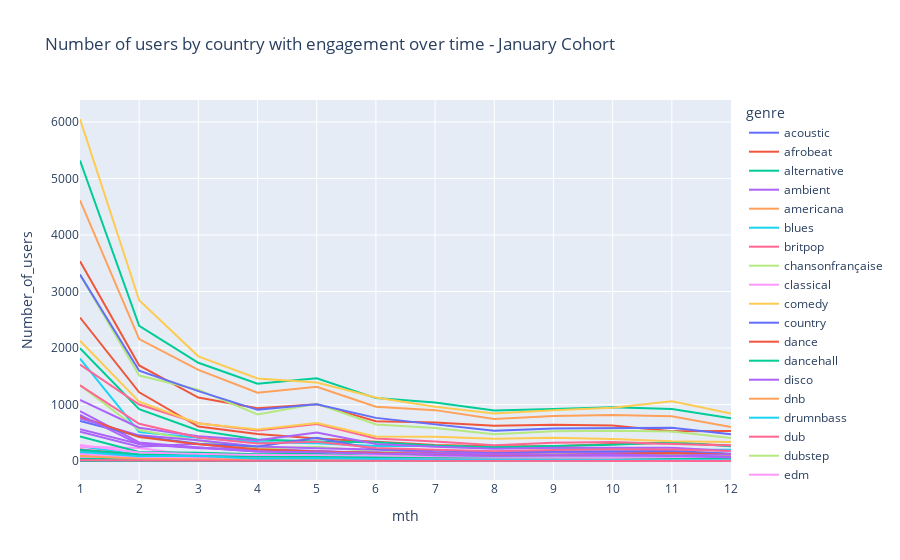

Source (notebook cell):
### Code cell
fig = px.line(df_genre, x='mth', y='Number_of_users', color='genre', title = 'Number of users by country with engagement over time - January Cohort')
fig.update_xaxes(dtick = 1)
fig.show(renderer="svg")

### Figure 1 — Plotly figure (JSON) as saved in the notebook; plotly's stock layout.template omitted (floating-point values rounded to 4 significant figures)
{"data": [{"hovertemplate": "genre=acoustic<br>mth=%{x}<br>Number_of_users=%{y}<extra></extra>", "legendgroup": "acoustic", "line": {"color": "#636efa", "dash": "solid"}, "marker": {"symbol": "circle"}, "mode": "lines", "name": "acoustic", "orientation": "v", "showlegend": true, "type": "scatter", "x": [1, 2, 3, 4, 5, 6, 7, 8, 9, 10, 11, 12], "xaxis": "x", "y": [43, 16, 30, 20, 7, 10, 8, 6, 4, 10, 8, 3], "yaxis": "y"}, {"hovertemplate": "genre=afrobeat<br>mth=%{x}<br>Number_of_users=%{y}<extra></extra>", "legendgroup": "afrobeat", "line": {"color": "#EF553B", "dash": "solid"}, "marker": {"symbol": "circle"}, "mode": "lines", "name": "afrobeat", "orientation": "v", "showlegend": true, "type": "scatter", "x": [1, 2, 3, 4, 5, 6, 7, 8, 9, 10, 11, 12], "xaxis": "x", "y": [177, 85, 63, 34, 27, 27, 24, 20, 24, 31, 29, 30], "yaxis": "y"}, {"hovertemplate": "genre=alternative<br>mth=%{x}<br>Number_of_users=%{y}<extra></extra>", "legendgroup": "alternative", "line": {"color": "#00cc96", "dash": "solid"}, "marker": {"symbol": "circle"}, "mode": "lines", "name": "alternative", "orientation": "v", "showlegend": true, "type": "scatter", "x": [1, 2, 3, 4, 5, 6, 7, 8, 9, 10, 11, 12], "xaxis": "x", "y": [5317, 2393, 1739, 1367, 1466, 1114, 1036, 893, 919, 954, 923, 755], "yaxis": "y"}, {"hovertemplate": "genre=ambient<br>mth=%{x}<br>Number_of_users=%{y}<extra></extra>", "legendgroup": "ambient", "line": {"color": "#ab63fa", "dash": "solid"}, "marker": {"symbol": "circle"}, "mode": "lines", "name": "ambient", "orientation": "v", "showlegend": true, "type": "scatter", "x": [1, 2, 3, 4, 5, 6, 7, 8, 9, 10, 11, 12], "xaxis": "x", "y": [62, 29, 45, 28, 19, 10, 13, 14, 13, 9, 7, 5], "yaxis": "y"}, {"hovertemplate": "genre=americana<br>mth=%{x}<br>Number_of_users=%{y}<extra></extra>", "legendgroup": "americana", "line": {"color": "#FFA15A", "dash": "solid"}, "marker": {"symbol": "circle"}, "mode": "lines", "name": "americana", "orientation": "v", "showlegend": true, "type": "scatter", "x": [1, 2, 3, 4, 5, 6, 7, 8, 9, 10, 11, 12], "xaxis": "x", "y": [23, 15, 13, 13, 12, 7, 6, 6, 8, 4, 4, 4], "yaxis": "y"}, {"hovertemplate": "genre=blues<br>mth=%{x}<br>Number_of_users=%{y}<extra></extra>", "legendgroup": "blues", "line": {"color": "#19d3f3", "dash": "solid"}, "marker": {"symbol": "circle"}, "mode": "lines", "name": "blues", "orientation": "v", "showlegend": true, "type": "scatter", "x": [1, 2, 3, 4, 5, 6, 7, 8, 9, 10, 11, 12], "xaxis": "x", "y": [261, 113, 100, 65, 66, 56, 52, 37, 39, 46, 59, 50], "yaxis": "y"}, {"hovertemplate": "genre=britpop<br>mth=%{x}<br>Number_of_users=%{y}<extra></extra>", "legendgroup": "britpop", "line": {"color": "#FF6692", "dash": "solid"}, "marker": {"symbol": "circle"}, "mode": "lines", "name": "britpop", "orientation": "v", "showlegend": true, "type": "scatter", "x": [1, 2, 3, 4, 11], "xaxis": "x", "y": [2, 1, 1, 2, 1], "yaxis": "y"}, {"hovertemplate": "genre=chansonfrançaise<br>mth=%{x}<br>Number_of_users=%{y}<extra></extra>", "legendgroup": "chansonfrançaise", "line": {"color": "#B6E880", "dash": "solid"}, "marker": {"symbol": "circle"}, "mode": "lines", "name": "chansonfrançaise", "orientation": "v", "showlegend": true, "type": "scatter", "x": [1, 2], "xaxis": "x", "y": [1, 1], "yaxis": "y"}, {"hovertemplate": "genre=classical<br>mth=%{x}<br>Number_of_users=%{y}<extra></extra>", "legendgroup": "classical", "line": {"color": "#FF97FF", "dash": "solid"}, "marker": {"symbol": "circle"}, "mode": "lines", "name": "classical", "orientation": "v", "showlegend": true, "type": "scatter", "x": [1, 2, 3, 4, 5, 6, 7, 8, 9, 10, 11, 12], "xaxis": "x", "y": [47, 24, 24, 17, 8, 8, 4, 6, 4, 8, 8, 6], "yaxis": "y"}, {"hovertemplate": "genre=comedy<br>mth=%{x}<br>Number_of_users=%{y}<extra></extra>", "legendgroup": "comedy", "line": {"color": "#FECB52", "dash": "solid"}, "marker": {"symbol": "circle"}, "mode": "lines", "name": "comedy", "orientation": "v", "showlegend": true, "type": "scatter", "x": [1, 2, 3, 4, 5, 6, 7, 8, 10], "xaxis": "x", "y": [14, 8, 9, 10, 5, 2, 1, 1, 2], "yaxis": "y"}, {"hovertemplate": "genre=country<br>mth=%{x}<br>Number_of_users=%{y}<extra></extra>", "legendgroup": "country", "line": {"color": "#636efa", "dash": "solid"}, "marker": {"symbol": "circle"}, "mode": "lines", "name": "country", "orientation": "v", "showlegend": true, "type": "scatter", "x": [1, 2, 3, 4, 5, 6, 7, 8, 9, 10, 11, 12], "xaxis": "x", "y": [47, 23, 22, 26, 19, 12, 9, 9, 17, 11, 10, 8], "yaxis": "y"}, {"hovertemplate": "genre=dance<br>mth=%{x}<br>Number_of_users=%{y}<extra></extra>", "legendgroup": "dance", "line": {"color": "#EF553B", "dash": "solid"}, "marker": {"symbol": "circle"}, "mode": "lines", "name": "dance", "orientation": "v", "showlegend": true, "type": "scatter", "x": [1, 2, 3, 4, 5, 6, 7, 8, 9, 10, 11, 12], "xaxis": "x", "y": [2540, 1216, 611, 477, 400, 344, 285, 263, 263, 300, 321, 275], "yaxis": "y"}, {"hovertemplate": "genre=dancehall<br>mth=%{x}<br>Number_of_users=%{y}<extra></extra>", "legendgroup": "dancehall", "line": {"color": "#00cc96", "dash": "solid"}, "marker": {"symbol": "circle"}, "mode": "lines", "name": "dancehall", "orientation": "v", "showlegend": true, "type": "scatter", "x": [1, 2, 3, 4, 5, 6, 7, 8, 9, 10, 11, 12], "xaxis": "x", "y": [29, 11, 5, 4, 1, 3, 2, 1, 1, 2, 1, 2], "yaxis": "y"}, {"hovertemplate": "genre=disco<br>mth=%{x}<br>Number_of_users=%{y}<extra></extra>", "legendgroup": "disco", "line": {"color": "#ab63fa", "dash": "solid"}, "marker": {"symbol": "circle"}, "mode": "lines", "name": "disco", "orientation": "v", "showlegend": true, "type": "scatter", "x": [1, 2, 3, 4, 5, 6, 7, 8, 9, 10, 11, 12], "xaxis": "x", "y": [883, 329, 239, 170, 173, 136, 97, 92, 99, 104, 111, 102], "yaxis": "y"}, {"hovertemplate": "genre=dnb<br>mth=%{x}<br>Number_of_users=%{y}<extra></extra>", "legendgroup": "dnb", "line": {"color": "#FFA15A", "dash": "solid"}, "marker": {"symbol": "circle"}, "mode": "lines", "name": "dnb", "orientation": "v", "showlegend": true, "type": "scatter", "x": [1, 2, 3, 4, 5, 6, 7, 8, 9, 10, 11, 12], "xaxis": "x", "y": [21, 6, 3, 2, 6, 2, 3, 4, 4, 3, 1, 1], "yaxis": "y"}, {"hovertemplate": "genre=drumnbass<br>mth=%{x}<br>Number_of_users=%{y}<extra></extra>", "legendgroup": "drumnbass", "line": {"color": "#19d3f3", "dash": "solid"}, "marker": {"symbol": "circle"}, "mode": "lines", "name": "drumnbass", "orientation": "v", "showlegend": true, "type": "scatter", "x": [1, 2, 3, 4, 5, 6, 7, 8, 9, 10, 11, 12], "xaxis": "x", "y": [88, 52, 23, 19, 22, 13, 14, 13, 17, 14, 13, 13], "yaxis": "y"}, {"hovertemplate": "genre=dub<br>mth=%{x}<br>Number_of_users=%{y}<extra></extra>", "legendgroup": "dub", "line": {"color": "#FF6692", "dash": "solid"}, "marker": {"symbol": "circle"}, "mode": "lines", "name": "dub", "orientation": "v", "showlegend": true, "type": "scatter", "x": [1, 2, 3, 4, 5, 6, 7, 8, 9, 10, 11, 12], "xaxis": "x", "y": [72, 35, 23, 6, 9, 7, 8, 9, 9, 8, 5, 7], "yaxis": "y"}, {"hovertemplate": "genre=dubstep<br>mth=%{x}<br>Number_of_users=%{y}<extra></extra>", "legendgroup": "dubstep", "line": {"color": "#B6E880", "dash": "solid"}, "marker": {"symbol": "circle"}, "mode": "lines", "name": "dubstep", "orientation": "v", "showlegend": true, "type": "scatter", "x": [1, 2, 3, 4, 5, 6, 7, 8, 9, 10, 11, 12], "xaxis": "x", "y": [38, 29, 16, 8, 4, 4, 7, 5, 5, 5, 9, 7], "yaxis": "y"}, {"hovertemplate": "genre=edm<br>mth=%{x}<br>Number_of_users=%{y}<extra></extra>", "legendgroup": "edm", "line": {"color": "#FF97FF", "dash": "solid"}, "marker": {"symbol": "circle"}, "mode": "lines", "name": "edm", "orientation": "v", "showlegend": true, "type": "scatter", "x": [1, 2, 3, 4, 5, 6, 7, 8, 9, 10, 11, 12], "xaxis": "x", "y": [251, 230, 90, 75, 67, 70, 68, 56, 56, 60, 72, 51], "yaxis": "y"}, {"hovertemplate": "genre=electronic<br>mth=%{x}<br>Number_of_users=%{y}<extra></extra>", "legendgroup": "electronic", "line": {"color": "#FECB52", "dash": "solid"}, "marker": {"symbol": "circle"}, "mode": "lines", "name": "electronic", "orientation": "v", "showlegend": true, "type": "scatter", "x": [1, 2, 3, 4, 5, 6, 7, 8, 9, 10, 11, 12], "xaxis": "x", "y": [6052, 2845, 1853, 1462, 1389, 1123, 961, 841, 899, 942, 1057, 843], "yaxis": "y"}, {"hovertemplate": "genre=emo<br>mth=%{x}<br>Number_of_users=%{y}<extra></extra>", "legendgroup": "emo", "line": {"color": "#636efa", "dash": "solid"}, "marker": {"symbol": "circle"}, "mode": "lines", "name": "emo", "orientation": "v", "showlegend": true, "type": "scatter", "x": [1, 2, 3, 4, 5, 6, 7, 8, 9, 10, 11, 12], "xaxis": "x", "y": [86, 49, 22, 47, 19, 23, 8, 10, 7, 8, 8, 6], "yaxis": "y"}, {"hovertemplate": "genre=exhibition<br>mth=%{x}<br>Number_of_users=%{y}<extra></extra>", "legendgroup": "exhibition", "line": {"color": "#EF553B", "dash": "solid"}, "marker": {"symbol": "circle"}, "mode": "lines", "name": "exhibition", "orientation": "v", "showlegend": true, "type": "scatter", "x": [1, 2], "xaxis": "x", "y": [1, 1], "yaxis": "y"}, {"hovertemplate": "genre=experimental<br>mth=%{x}<br>Number_of_users=%{y}<extra></extra>", "legendgroup": "experimental", "line": {"color": "#00cc96", "dash": "solid"}, "marker": {"symbol": "circle"}, "mode": "lines", "name": "experimental", "orientation": "v", "showlegend": true, "type": "scatter", "x": [1, 2, 3, 4, 5, 6, 7, 8, 9, 10, 11, 12], "xaxis": "x", "y": [435, 160, 146, 122, 128, 91, 85, 70, 87, 109, 102, 85], "yaxis": "y"}, {"hovertemplate": "genre=folk<br>mth=%{x}<br>Number_of_users=%{y}<extra></extra>", "legendgroup": "folk", "line": {"color": "#ab63fa", "dash": "solid"}, "marker": {"symbol": "circle"}, "mode": "lines", "name": "folk", "orientation": "v", "showlegend": true, "type": "scatter", "x": [1, 2, 3, 4, 5, 6, 7, 8, 9, 10, 11, 12], "xaxis": "x", "y": [563, 302, 226, 214, 178, 138, 122, 103, 101, 103, 91, 83], "yaxis": "y"}, {"hovertemplate": "genre=folkpop<br>mth=%{x}<br>Number_of_users=%{y}<extra></extra>", "legendgroup": "folkpop", "line": {"color": "#FFA15A", "dash": "solid"}, "marker": {"symbol": "circle"}, "mode": "lines", "name": "folkpop", "orientation": "v", "showlegend": true, "type": "scatter", "x": [1, 2, 3, 4, 5, 6, 7, 8, 9, 10, 11, 12], "xaxis": "x", "y": [20, 9, 10, 8, 6, 6, 4, 2, 2, 2, 5, 4], "yaxis": "y"}, {"hovertemplate": "genre=funk<br>mth=%{x}<br>Number_of_users=%{y}<extra></extra>", "legendgroup": "funk", "line": {"color": "#19d3f3", "dash": "solid"}, "marker": {"symbol": "circle"}, "mode": "lines", "name": "funk", "orientation": "v", "showlegend": true, "type": "scatter", "x": [1, 2, 3, 4, 5, 6, 7, 8, 9, 10, 11, 12], "xaxis": "x", "y": [1811, 513, 411, 339, 313, 267, 269, 242, 236, 216, 198, 202], "yaxis": "y"}, {"hovertemplate": "genre=garage<br>mth=%{x}<br>Number_of_users=%{y}<extra></extra>", "legendgroup": "garage", "line": {"color": "#FF6692", "dash": "solid"}, "marker": {"symbol": "circle"}, "mode": "lines", "name": "garage", "orientation": "v", "showlegend": true, "type": "scatter", "x": [1, 2, 3, 4, 5, 6, 7, 8, 9, 10, 11, 12], "xaxis": "x", "y": [210, 106, 76, 39, 38, 30, 22, 23, 20, 30, 29, 24], "yaxis": "y"}, {"hovertemplate": "genre=gospel<br>mth=%{x}<br>Number_of_users=%{y}<extra></extra>", "legendgroup": "gospel", "line": {"color": "#B6E880", "dash": "solid"}, "marker": {"symbol": "circle"}, "mode": "lines", "name": "gospel", "orientation": "v", "showlegend": true, "type": "scatter", "x": [1, 3, 9, 10], "xaxis": "x", "y": [1, 1, 1, 1], "yaxis": "y"}, {"hovertemplate": "genre=grime<br>mth=%{x}<br>Number_of_users=%{y}<extra></extra>", "legendgroup": "grime", "line": {"color": "#FF97FF", "dash": "solid"}, "marker": {"symbol": "circle"}, "mode": "lines", "name": "grime", "orientation": "v", "showlegend": true, "type": "scatter", "x": [1, 2, 3, 4, 5, 6, 7, 8, 9, 10, 11, 12], "xaxis": "x", "y": [286, 151, 124, 106, 104, 88, 74, 62, 68, 67, 60, 51], "yaxis": "y"}, {"hovertemplate": "genre=grunge<br>mth=%{x}<br>Number_of_users=%{y}<extra></extra>", "legendgroup": "grunge", "line": {"color": "#FECB52", "dash": "solid"}, "marker": {"symbol": "circle"}, "mode": "lines", "name": "grunge", "orientation": "v", "showlegend": true, "type": "scatter", "x": [1, 2, 3, 4, 5, 6, 7, 8, 9, 10, 11, 12], "xaxis": "x", "y": [52, 19, 20, 11, 11, 10, 6, 5, 5, 8, 6, 3], "yaxis": "y"}, {"hovertemplate": "genre=hardcore<br>mth=%{x}<br>Number_of_users=%{y}<extra></extra>", "legendgroup": "hardcore", "line": {"color": "#636efa", "dash": "solid"}, "marker": {"symbol": "circle"}, "mode": "lines", "name": "hardcore", "orientation": "v", "showlegend": true, "type": "scatter", "x": [1, 2, 3, 4, 5, 6, 7, 8, 9, 10, 11, 12], "xaxis": "x", "y": [123, 50, 28, 39, 22, 22, 16, 14, 21, 10, 12, 9], "yaxis": "y"}, {"hovertemplate": "genre=hiphop<br>mth=%{x}<br>Number_of_users=%{y}<extra></extra>", "legendgroup": "hiphop", "line": {"color": "#EF553B", "dash": "solid"}, "marker": {"symbol": "circle"}, "mode": "lines", "name": "hiphop", "orientation": "v", "showlegend": true, "type": "scatter", "x": [1, 2, 3, 4, 5, 6, 7, 8, 9, 10, 11, 12], "xaxis": "x", "y": [3537, 1692, 1124, 936, 1007, 704, 684, 626, 644, 628, 528, 531], "yaxis": "y"}, {"hovertemplate": "genre=house<br>mth=%{x}<br>Number_of_users=%{y}<extra></extra>", "legendgroup": "house", "line": {"color": "#00cc96", "dash": "solid"}, "marker": {"symbol": "circle"}, "mode": "lines", "name": "house", "orientation": "v", "showlegend": true, "type": "scatter", "x": [1, 2, 3, 4, 5, 6, 7, 8, 9, 10, 11, 12], "xaxis": "x", "y": [1997, 918, 542, 381, 347, 332, 273, 246, 268, 290, 332, 263], "yaxis": "y"}, {"hovertemplate": "genre=improv<br>mth=%{x}<br>Number_of_users=%{y}<extra></extra>", "legendgroup": "improv", "line": {"color": "#ab63fa", "dash": "solid"}, "marker": {"symbol": "circle"}, "mode": "lines", "name": "improv", "orientation": "v", "showlegend": true, "type": "scatter", "x": [1, 2, 3, 5, 6, 8, 10], "xaxis": "x", "y": [4, 3, 4, 2, 1, 1, 1], "yaxis": "y"}, {"hovertemplate": "genre=indie<br>mth=%{x}<br>Number_of_users=%{y}<extra></extra>", "legendgroup": "indie", "line": {"color": "#FFA15A", "dash": "solid"}, "marker": {"symbol": "circle"}, "mode": "lines", "name": "indie", "orientation": "v", "showlegend": true, "type": "scatter", "x": [1, 2, 3, 4, 5, 6, 7, 8, 9, 10, 11, 12], "xaxis": "x", "y": [4614, 2159, 1612, 1209, 1316, 960, 901, 745, 795, 814, 791, 603], "yaxis": "y"}, {"hovertemplate": "genre=industrial<br>mth=%{x}<br>Number_of_users=%{y}<extra></extra>", "legendgroup": "industrial", "line": {"color": "#19d3f3", "dash": "solid"}, "marker": {"symbol": "circle"}, "mode": "lines", "name": "industrial", "orientation": "v", "showlegend": true, "type": "scatter", "x": [1, 3, 5, 6, 7, 8, 9, 10, 11, 12], "xaxis": "x", "y": [2, 1, 1, 1, 1, 1, 1, 1, 1, 1], "yaxis": "y"}, {"hovertemplate": "genre=instrumental<br>mth=%{x}<br>Number_of_users=%{y}<extra></extra>", "legendgroup": "instrumental", "line": {"color": "#FF6692", "dash": "solid"}, "marker": {"symbol": "circle"}, "mode": "lines", "name": "instrumental", "orientation": "v", "showlegend": true, "type": "scatter", "x": [1, 2, 3, 4, 5, 6, 7, 8, 9, 10, 11, 12], "xaxis": "x", "y": [39, 21, 32, 20, 11, 10, 14, 10, 12, 17, 11, 14], "yaxis": "y"}, {"hovertemplate": "genre=jazz<br>mth=%{x}<br>Number_of_users=%{y}<extra></extra>", "legendgroup": "jazz", "line": {"color": "#B6E880", "dash": "solid"}, "marker": {"symbol": "circle"}, "mode": "lines", "name": "jazz", "orientation": "v", "showlegend": true, "type": "scatter", "x": [1, 2, 3, 4, 5, 6, 7, 8, 9, 10, 11, 12], "xaxis": "x", "y": [1343, 548, 357, 221, 254, 170, 146, 127, 121, 125, 133, 109], "yaxis": "y"}, {"hovertemplate": "genre=jungle<br>mth=%{x}<br>Number_of_users=%{y}<extra></extra>", "legendgroup": "jungle", "line": {"color": "#FF97FF", "dash": "solid"}, "marker": {"symbol": "circle"}, "mode": "lines", "name": "jungle", "orientation": "v", "showlegend": true, "type": "scatter", "x": [1, 2, 3, 4, 5, 6, 7, 8, 9, 10, 11, 12], "xaxis": "x", "y": [121, 59, 22, 16, 14, 12, 12, 10, 13, 14, 18, 12], "yaxis": "y"}, {"hovertemplate": "genre=krautrock<br>mth=%{x}<br>Number_of_users=%{y}<extra></extra>", "legendgroup": "krautrock", "line": {"color": "#FECB52", "dash": "solid"}, "marker": {"symbol": "circle"}, "mode": "lines", "name": "krautrock", "orientation": "v", "showlegend": true, "type": "scatter", "x": [1, 2, 3, 4, 5, 6, 8, 9, 10, 11, 12], "xaxis": "x", "y": [9, 1, 4, 3, 2, 3, 1, 2, 1, 2, 1], "yaxis": "y"}, {"hovertemplate": "genre=latin<br>mth=%{x}<br>Number_of_users=%{y}<extra></extra>", "legendgroup": "latin", "line": {"color": "#636efa", "dash": "solid"}, "marker": {"symbol": "circle"}, "mode": "lines", "name": "latin", "orientation": "v", "showlegend": true, "type": "scatter", "x": [1, 2, 3, 4, 5, 6, 7, 8, 9, 10, 11, 12], "xaxis": "x", "y": [199, 87, 78, 47, 33, 23, 31, 19, 24, 31, 29, 26], "yaxis": "y"}, {"hovertemplate": "genre=lgbtq<br>mth=%{x}<br>Number_of_users=%{y}<extra></extra>", "legendgroup": "lgbtq", "line": {"color": "#EF553B", "dash": "solid"}, "marker": {"symbol": "circle"}, "mode": "lines", "name": "lgbtq", "orientation": "v", "showlegend": true, "type": "scatter", "x": [1, 2, 3, 4, 5, 6, 7, 8, 9, 10, 11, 12], "xaxis": "x", "y": [8, 3, 4, 3, 3, 6, 1, 1, 1, 2, 1, 2], "yaxis": "y"}, {"hovertemplate": "genre=mathrock<br>mth=%{x}<br>Number_of_users=%{y}<extra></extra>", "legendgroup": "mathrock", "line": {"color": "#00cc96", "dash": "solid"}, "marker": {"symbol": "circle"}, "mode": "lines", "name": "mathrock", "orientation": "v", "showlegend": true, "type": "scatter", "x": [1, 2, 3, 4, 5, 6, 7, 8, 9, 10, 11, 12], "xaxis": "x", "y": [14, 10, 10, 5, 4, 3, 2, 1, 3, 3, 5, 2], "yaxis": "y"}, {"hovertemplate": "genre=metal<br>mth=%{x}<br>Number_of_users=%{y}<extra></extra>", "legendgroup": "metal", "line": {"color": "#ab63fa", "dash": "solid"}, "marker": {"symbol": "circle"}, "mode": "lines", "name": "metal", "orientation": "v", "showlegend": true, "type": "scatter", "x": [1, 2, 3, 4, 5, 6, 7, 8, 9, 10, 11, 12], "xaxis": "x", "y": [754, 455, 367, 259, 226, 205, 157, 137, 154, 161, 143, 126], "yaxis": "y"}, {"hovertemplate": "genre=musical<br>mth=%{x}<br>Number_of_users=%{y}<extra></extra>", "legendgroup": "musical", "line": {"color": "#FFA15A", "dash": "solid"}, "marker": {"symbol": "circle"}, "mode": "lines", "name": "musical", "orientation": "v", "showlegend": true, "type": "scatter", "x": [1, 2, 3, 4, 5, 6, 7, 8, 9, 10, 11, 12], "xaxis": "x", "y": [106, 69, 94, 31, 32, 31, 29, 20, 22, 20, 26, 21], "yaxis": "y"}, {"hovertemplate": "genre=newwave<br>mth=%{x}<br>Number_of_users=%{y}<extra></extra>", "legendgroup": "newwave", "line": {"color": "#19d3f3", "dash": "solid"}, "marker": {"symbol": "circle"}, "mode": "lines", "name": "newwave", "orientation": "v", "showlegend": true, "type": "scatter", "x": [1, 2, 3, 11], "xaxis": "x", "y": [1, 1, 1, 1], "yaxis": "y"}, {"hovertemplate": "genre=northernsoul<br>mth=%{x}<br>Number_of_users=%{y}<extra></extra>", "legendgroup": "northernsoul", "line": {"color": "#FF6692", "dash": "solid"}, "marker": {"symbol": "circle"}, "mode": "lines", "name": "northernsoul", "orientation": "v", "showlegend": true, "type": "scatter", "x": [1, 2, 3, 4, 5, 6, 7, 8, 9, 10, 11, 12], "xaxis": "x", "y": [2, 1, 1, 1, 1, 1, 1, 1, 1, 1, 1, 1], "yaxis": "y"}, {"hovertemplate": "genre=pop<br>mth=%{x}<br>Number_of_users=%{y}<extra></extra>", "legendgroup": "pop", "line": {"color": "#B6E880", "dash": "solid"}, "marker": {"symbol": "circle"}, "mode": "lines", "name": "pop", "orientation": "v", "showlegend": true, "type": "scatter", "x": [1, 2, 3, 4, 5, 6, 7, 8, 9, 10, 11, 12], "xaxis": "x", "y": [3296, 1513, 1261, 826, 1013, 646, 586, 476, 527, 538, 522, 406], "yaxis": "y"}, {"hovertemplate": "genre=poppunk<br>mth=%{x}<br>Number_of_users=%{y}<extra></extra>", "legendgroup": "poppunk", "line": {"color": "#FF97FF", "dash": "solid"}, "marker": {"symbol": "circle"}, "mode": "lines", "name": "poppunk", "orientation": "v", "showlegend": true, "type": "scatter", "x": [1, 2, 3, 4, 5, 6, 7, 8, 9, 10, 11, 12], "xaxis": "x", "y": [22, 6, 11, 8, 7, 11, 6, 9, 7, 8, 14, 5], "yaxis": "y"}, {"hovertemplate": "genre=posthardcore<br>mth=%{x}<br>Number_of_users=%{y}<extra></extra>", "legendgroup": "posthardcore", "line": {"color": "#FECB52", "dash": "solid"}, "marker": {"symbol": "circle"}, "mode": "lines", "name": "posthardcore", "orientation": "v", "showlegend": true, "type": "scatter", "x": [1, 2, 3, 4, 5, 6, 7, 8, 9, 10, 11, 12], "xaxis": "x", "y": [21, 6, 6, 10, 6, 11, 1, 2, 1, 3, 3, 2], "yaxis": "y"}, {"hovertemplate": "genre=postpunk<br>mth=%{x}<br>Number_of_users=%{y}<extra></extra>", "legendgroup": "postpunk", "line": {"color": "#636efa", "dash": "solid"}, "marker": {"symbol": "circle"}, "mode": "lines", "name": "postpunk", "orientation": "v", "showlegend": true, "type": "scatter", "x": [1, 2, 3, 4, 5, 6, 7, 8, 9, 10, 11, 12], "xaxis": "x", "y": [711, 440, 308, 257, 411, 210, 187, 160, 169, 168, 178, 131], "yaxis": "y"}, {"hovertemplate": "genre=psych<br>mth=%{x}<br>Number_of_users=%{y}<extra></extra>", "legendgroup": "psych", "line": {"color": "#EF553B", "dash": "solid"}, "marker": {"symbol": "circle"}, "mode": "lines", "name": "psych", "orientation": "v", "showlegend": true, "type": "scatter", "x": [1, 2, 3, 4, 5, 6, 7, 8, 9, 10, 11, 12], "xaxis": "x", "y": [38, 16, 12, 14, 12, 11, 8, 9, 11, 8, 11, 5], "yaxis": "y"}, {"hovertemplate": "genre=psychedelica<br>mth=%{x}<br>Number_of_users=%{y}<extra></extra>", "legendgroup": "psychedelica", "line": {"color": "#00cc96", "dash": "solid"}, "marker": {"symbol": "circle"}, "mode": "lines", "name": "psychedelica", "orientation": "v", "showlegend": true, "type": "scatter", "x": [1, 2, 3, 4, 5, 6, 7, 8, 9, 10, 11, 12], "xaxis": "x", "y": [194, 117, 90, 71, 70, 54, 51, 40, 36, 37, 41, 37], "yaxis": "y"}, {"hovertemplate": "genre=punk<br>mth=%{x}<br>Number_of_users=%{y}<extra></extra>", "legendgroup": "punk", "line": {"color": "#ab63fa", "dash": "solid"}, "marker": {"symbol": "circle"}, "mode": "lines", "name": "punk", "orientation": "v", "showlegend": true, "type": "scatter", "x": [1, 2, 3, 4, 5, 6, 7, 8, 9, 10, 11, 12], "xaxis": "x", "y": [1081, 590, 440, 367, 506, 300, 253, 219, 236, 232, 234, 179], "yaxis": "y"}, {"hovertemplate": "genre=pysch<br>mth=%{x}<br>Number_of_users=%{y}<extra></extra>", "legendgroup": "pysch", "line": {"color": "#FFA15A", "dash": "solid"}, "marker": {"symbol": "circle"}, "mode": "lines", "name": "pysch", "orientation": "v", "showlegend": true, "type": "scatter", "x": [1, 4, 6], "xaxis": "x", "y": [1, 1, 1], "yaxis": "y"}, {"hovertemplate": "genre=quiz<br>mth=%{x}<br>Number_of_users=%{y}<extra></extra>", "legendgroup": "quiz", "line": {"color": "#19d3f3", "dash": "solid"}, "marker": {"symbol": "circle"}, "mode": "lines", "name": "quiz", "orientation": "v", "showlegend": true, "type": "scatter", "x": [1, 2, 3, 4, 5, 6, 7, 8, 9, 10, 11, 12], "xaxis": "x", "y": [57, 32, 14, 8, 11, 11, 10, 7, 8, 10, 10, 5], "yaxis": "y"}, {"hovertemplate": "genre=rap<br>mth=%{x}<br>Number_of_users=%{y}<extra></extra>", "legendgroup": "rap", "line": {"color": "#FF6692", "dash": "solid"}, "marker": {"symbol": "circle"}, "mode": "lines", "name": "rap", "orientation": "v", "showlegend": true, "type": "scatter", "x": [1, 2, 3, 4, 5, 6, 7, 8, 9, 10, 11, 12], "xaxis": "x", "y": [1706, 1001, 669, 543, 656, 399, 344, 281, 324, 336, 301, 274], "yaxis": "y"}, {"hovertemplate": "genre=reggae<br>mth=%{x}<br>Number_of_users=%{y}<extra></extra>", "legendgroup": "reggae", "line": {"color": "#B6E880", "dash": "solid"}, "marker": {"symbol": "circle"}, "mode": "lines", "name": "reggae", "orientation": "v", "showlegend": true, "type": "scatter", "x": [1, 2, 3, 4, 5, 6, 7, 8, 9, 10, 11, 12], "xaxis": "x", "y": [74, 32, 19, 6, 9, 6, 9, 10, 6, 8, 7, 7], "yaxis": "y"}, {"hovertemplate": "genre=reggaeton<br>mth=%{x}<br>Number_of_users=%{y}<extra></extra>", "legendgroup": "reggaeton", "line": {"color": "#FF97FF", "dash": "solid"}, "marker": {"symbol": "circle"}, "mode": "lines", "name": "reggaeton", "orientation": "v", "showlegend": true, "type": "scatter", "x": [1, 2, 3, 4, 5, 6, 7, 8, 9, 10, 11, 12], "xaxis": "x", "y": [66, 65, 11, 9, 6, 10, 13, 7, 7, 5, 7, 2], "yaxis": "y"}, {"hovertemplate": "genre=rnb<br>mth=%{x}<br>Number_of_users=%{y}<extra></extra>", "legendgroup": "rnb", "line": {"color": "#FECB52", "dash": "solid"}, "marker": {"symbol": "circle"}, "mode": "lines", "name": "rnb", "orientation": "v", "showlegend": true, "type": "scatter", "x": [1, 2, 3, 4, 5, 6, 7, 8, 9, 10, 11, 12], "xaxis": "x", "y": [2128, 1051, 664, 557, 675, 435, 431, 396, 414, 391, 352, 337], "yaxis": "y"}, {"hovertemplate": "genre=rock<br>mth=%{x}<br>Number_of_users=%{y}<extra></extra>", "legendgroup": "rock", "line": {"color": "#636efa", "dash": "solid"}, "marker": {"symbol": "circle"}, "mode": "lines", "name": "rock", "orientation": "v", "showlegend": true, "type": "scatter", "x": [1, 2, 3, 4, 5, 6, 7, 8, 9, 10, 11, 12], "xaxis": "x", "y": [3301, 1598, 1238, 906, 1006, 764, 649, 536, 576, 579, 589, 472], "yaxis": "y"}, {"hovertemplate": "genre=rocknroll<br>mth=%{x}<br>Number_of_users=%{y}<extra></extra>", "legendgroup": "rocknroll", "line": {"color": "#EF553B", "dash": "solid"}, "marker": {"symbol": "circle"}, "mode": "lines", "name": "rocknroll", "orientation": "v", "showlegend": true, "type": "scatter", "x": [1, 2, 3, 4, 5, 6, 7, 8, 9, 10, 11, 12], "xaxis": "x", "y": [31, 12, 14, 19, 12, 5, 6, 4, 5, 5, 8, 7], "yaxis": "y"}, {"hovertemplate": "genre=shoegaze<br>mth=%{x}<br>Number_of_users=%{y}<extra></extra>", "legendgroup": "shoegaze", "line": {"color": "#00cc96", "dash": "solid"}, "marker": {"symbol": "circle"}, "mode": "lines", "name": "shoegaze", "orientation": "v", "showlegend": true, "type": "scatter", "x": [1, 2, 3, 4, 5, 6, 7, 8, 9, 10, 11, 12], "xaxis": "x", "y": [42, 23, 16, 15, 23, 11, 11, 14, 9, 8, 11, 12], "yaxis": "y"}, {"hovertemplate": "genre=singersongwriter<br>mth=%{x}<br>Number_of_users=%{y}<extra></extra>", "legendgroup": "singersongwriter", "line": {"color": "#ab63fa", "dash": "solid"}, "marker": {"symbol": "circle"}, "mode": "lines", "name": "singersongwriter", "orientation": "v", "showlegend": true, "type": "scatter", "x": [1, 2, 3, 4, 5, 6, 7, 8, 9, 10, 11, 12], "xaxis": "x", "y": [517, 252, 306, 179, 166, 157, 103, 90, 99, 96, 94, 65], "yaxis": "y"}, {"hovertemplate": "genre=ska<br>mth=%{x}<br>Number_of_users=%{y}<extra></extra>", "legendgroup": "ska", "line": {"color": "#FFA15A", "dash": "solid"}, "marker": {"symbol": "circle"}, "mode": "lines", "name": "ska", "orientation": "v", "showlegend": true, "type": "scatter", "x": [1, 2, 3, 4, 5, 6, 7, 8, 9, 10], "xaxis": "x", "y": [8, 3, 3, 7, 2, 2, 2, 1, 1, 1], "yaxis": "y"}, {"hovertemplate": "genre=slapstick<br>mth=%{x}<br>Number_of_users=%{y}<extra></extra>", "legendgroup": "slapstick", "line": {"color": "#19d3f3", "dash": "solid"}, "marker": {"symbol": "circle"}, "mode": "lines", "name": "slapstick", "orientation": "v", "showlegend": true, "type": "scatter", "x": [1, 2, 3, 5, 6, 8, 10], "xaxis": "x", "y": [4, 3, 4, 2, 1, 1, 1], "yaxis": "y"}, {"hovertemplate": "genre=soul<br>mth=%{x}<br>Number_of_users=%{y}<extra></extra>", "legendgroup": "soul", "line": {"color": "#FF6692", "dash": "solid"}, "marker": {"symbol": "circle"}, "mode": "lines", "name": "soul", "orientation": "v", "showlegend": true, "type": "scatter", "x": [1, 2, 3, 4, 5, 6, 7, 8, 9, 10, 11, 12], "xaxis": "x", "y": [1339, 660, 416, 309, 343, 231, 201, 172, 194, 209, 204, 178], "yaxis": "y"}, {"hovertemplate": "genre=spokenword<br>mth=%{x}<br>Number_of_users=%{y}<extra></extra>", "legendgroup": "spokenword", "line": {"color": "#B6E880", "dash": "solid"}, "marker": {"symbol": "circle"}, "mode": "lines", "name": "spokenword", "orientation": "v", "showlegend": true, "type": "scatter", "x": [1, 2, 3, 4, 5], "xaxis": "x", "y": [1, 1, 1, 1, 1], "yaxis": "y"}, {"hovertemplate": "genre=standup<br>mth=%{x}<br>Number_of_users=%{y}<extra></extra>", "legendgroup": "standup", "line": {"color": "#FF97FF", "dash": "solid"}, "marker": {"symbol": "circle"}, "mode": "lines", "name": "standup", "orientation": "v", "showlegend": true, "type": "scatter", "x": [1, 2, 3, 4, 5, 6, 7, 8, 9, 10, 11, 12], "xaxis": "x", "y": [121, 66, 48, 39, 33, 31, 29, 29, 22, 32, 18, 18], "yaxis": "y"}, {"hovertemplate": "genre=surf<br>mth=%{x}<br>Number_of_users=%{y}<extra></extra>", "legendgroup": "surf", "line": {"color": "#FECB52", "dash": "solid"}, "marker": {"symbol": "circle"}, "mode": "lines", "name": "surf", "orientation": "v", "showlegend": true, "type": "scatter", "x": [1, 2, 3, 4, 5, 6, 7, 8, 9, 10, 11, 12], "xaxis": "x", "y": [6, 4, 5, 3, 2, 2, 1, 1, 2, 2, 2, 1], "yaxis": "y"}, {"hovertemplate": "genre=surreal<br>mth=%{x}<br>Number_of_users=%{y}<extra></extra>", "legendgroup": "surreal", "line": {"color": "#636efa", "dash": "solid"}, "marker": {"symbol": "circle"}, "mode": "lines", "name": "surreal", "orientation": "v", "showlegend": true, "type": "scatter", "x": [1, 2, 3, 5, 6, 8, 10], "xaxis": "x", "y": [4, 3, 4, 2, 1, 1, 1], "yaxis": "y"}, {"hovertemplate": "genre=techno<br>mth=%{x}<br>Number_of_users=%{y}<extra></extra>", "legendgroup": "techno", "line": {"color": "#EF553B", "dash": "solid"}, "marker": {"symbol": "circle"}, "mode": "lines", "name": "techno", "orientation": "v", "showlegend": true, "type": "scatter", "x": [1, 2, 3, 4, 5, 6, 7, 8, 9, 10, 11, 12], "xaxis": "x", "y": [789, 424, 299, 208, 171, 144, 133, 115, 111, 122, 144, 114], "yaxis": "y"}, {"hovertemplate": "genre=topical<br>mth=%{x}<br>Number_of_users=%{y}<extra></extra>", "legendgroup": "topical", "line": {"color": "#00cc96", "dash": "solid"}, "marker": {"symbol": "circle"}, "mode": "lines", "name": "topical", "orientation": "v", "showlegend": true, "type": "scatter", "x": [1, 2, 3, 5, 6, 8, 10], "xaxis": "x", "y": [4, 3, 4, 2, 1, 1, 1], "yaxis": "y"}, {"hovertemplate": "genre=trap<br>mth=%{x}<br>Number_of_users=%{y}<extra></extra>", "legendgroup": "trap", "line": {"color": "#ab63fa", "dash": "solid"}, "marker": {"symbol": "circle"}, "mode": "lines", "name": "trap", "orientation": "v", "showlegend": true, "type": "scatter", "x": [1, 2, 3, 4, 5, 6, 7, 8, 9, 10, 11, 12], "xaxis": "x", "y": [819, 295, 239, 169, 156, 128, 135, 120, 113, 121, 95, 121], "yaxis": "y"}, {"hovertemplate": "genre=vegan<br>mth=%{x}<br>Number_of_users=%{y}<extra></extra>", "legendgroup": "vegan", "line": {"color": "#FFA15A", "dash": "solid"}, "marker": {"symbol": "circle"}, "mode": "lines", "name": "vegan", "orientation": "v", "showlegend": true, "type": "scatter", "x": [1, 2, 3, 4, 5, 6, 7, 8, 9, 10, 11, 12], "xaxis": "x", "y": [89, 39, 32, 23, 20, 12, 16, 10, 13, 17, 14, 8], "yaxis": "y"}, {"hovertemplate": "genre=world<br>mth=%{x}<br>Number_of_users=%{y}<extra></extra>", "legendgroup": "world", "line": {"color": "#19d3f3", "dash": "solid"}, "marker": {"symbol": "circle"}, "mode": "lines", "name": "world", "orientation": "v", "showlegend": true, "type": "scatter", "x": [1, 2, 3, 4, 5, 6, 7, 8, 9, 10, 11, 12], "xaxis": "x", "y": [159, 86, 93, 40, 51, 30, 21, 20, 20, 23, 23, 16], "yaxis": "y"}, {"hovertemplate": "genre=yoga<br>mth=%{x}<br>Number_of_users=%{y}<extra></extra>", "legendgroup": "yoga", "line": {"color": "#FF6692", "dash": "solid"}, "marker": {"symbol": "circle"}, "mode": "lines", "name": "yoga", "orientation": "v", "showlegend": true, "type": "scatter", "x": [1, 2, 3, 4, 5, 6, 7, 8, 9, 10, 11, 12], "xaxis": "x", "y": [16, 9, 7, 4, 5, 3, 1, 3, 3, 4, 3, 3], "yaxis": "y"}], "layout": {"legend": {"title": {"text": "genre"}, "tracegroupgap": 0}, "title": {"text": "Number of users by country with engagement over time - January Cohort"}, "xaxis": {"anchor": "y", "domain": [0, 1], "dtick": 1, "title": {"text": "mth"}}, "yaxis": {"anchor": "x", "domain": [0, 1], "title": {"text": "Number_of_users"}}}}
